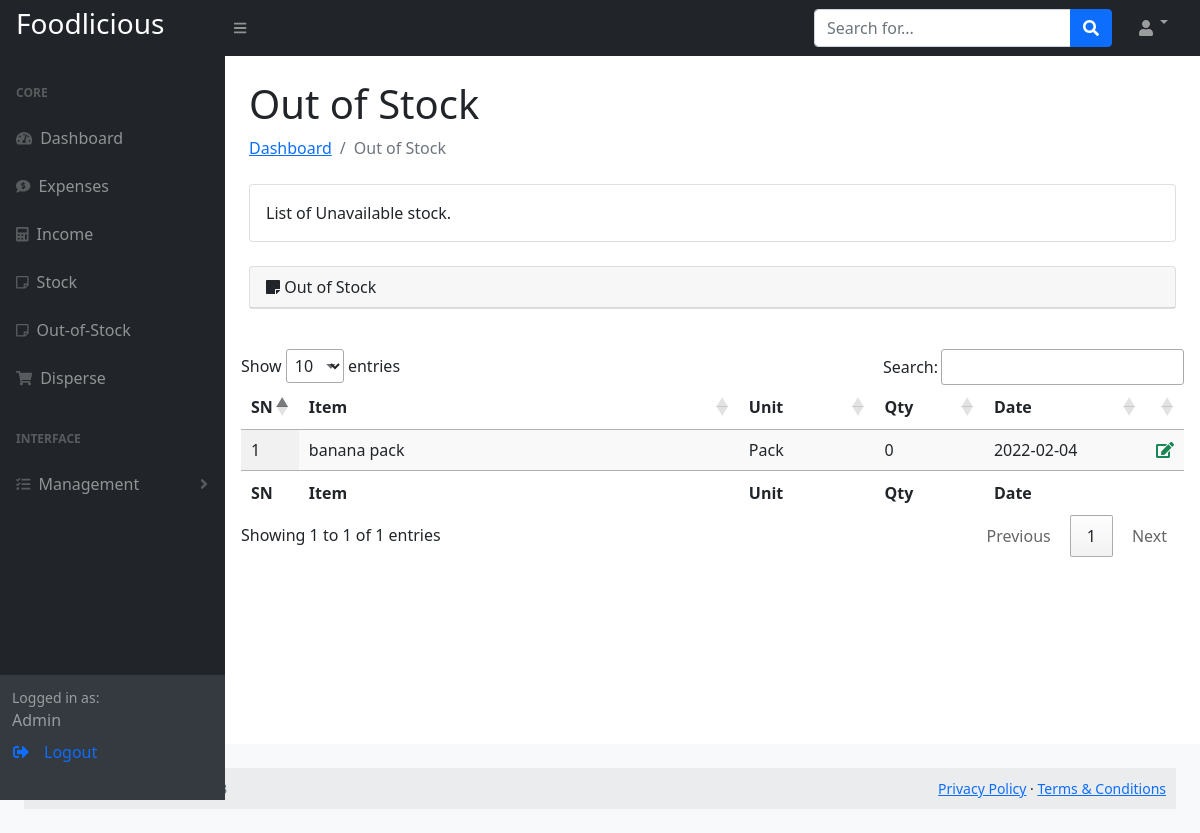
Page /out_of_stock.php (signed in) on the committed database.
### tables this page shows
CREATE TABLE `stock` (
  `id` int(11) NOT NULL,
  `item` varchar(255) DEFAULT NULL,
  `unit` varchar(200) NOT NULL DEFAULT 'None',
  `qty` int(20) DEFAULT NULL,
  `date` date DEFAULT NULL
);

### connect/conn.php (called while the page is built, shortened)
<?php
function dbconnect(){
    try{
        $servername = 'localhost';
        $username = 'root';
        $password = '';
        $con = new pdo("mysql:host=$servername; dbname=foodlicious", $username, $password);
        $con->setAttribute(PDO::ATTR_ERRMODE, PDO::ERRMODE_EXCEPTION);
        return $con;
    }catch(PDOException $e){
        echo 'Error establishing connection'. $e->getMessage();
    }
}
?>

### out_of_stock.php (the view, shortened to what this page needs)
<?php
include 'header.php';
?>
<div id="layoutSidenav_content">
                <main>
                    <div class="container-fluid px-4">
                        <h1 class="mt-4">Out of Stock</h1>
                        <ol class="breadcrumb mb-4">
                            <li class="breadcrumb-item"><a href="dashboard.php">Dashboard</a></li>
                            <li class="breadcrumb-item active">Out of Stock</li>
                        </ol>
                        <div class="card mb-4">
                            <div class="card-body">
                                List of Unavailable stock.
                            </div>
                        </div>
                        <div class="card mb-4">
                                    <div class="card-header">
                                    <i class="fa fa-sticky-note"></i>
                                    Out of Stock
                                    </div>
                                </div>
                            </div>
                            <div class="card-body">
                            <table id="example" class="display">
                                    <thead>
                                        <tr>
                                            <th width="5%">SN</th>
                                            <th width="50%">Item</th>
                                            <th width="15%">Unit</th>
                                            <th width="12%">Qty</th>
                                            <th width="18%">Date</th>
                                            <?php if($role =="Admin"){ ?>
                                            <th width="18%"></th>
                                            <?php } ?>
                                        </tr>
                                    </thead>
                                    <tfoot>
                                        <tr>
                                            <th width="5%">SN</th>
                                            <th width="50%">Item</th>
                                            <th width="15%">Unit</th>
                                            <th width="12%">Qty</th>
                                            <th width="18%">Date</th>
                                            <?php if($role =="Admin"){ ?>
                                            <th width="18%"></th>
                                            <?php } ?>
                                        </tr>
                                    </tfoot>
                                    <tbody>
                                    <?php
                                        $n=0;
                                        $query1 = "SELECT * FROM stock WHERE qty='0' ORDER BY item";
                                        $data1 = mysqli_query($connect,$query1);
                                        while($row = mysqli_fetch_assoc($data1)) {
                                            $n++;
                                            $id = $row['id'];
                                            $item = $row['item'];
                                            $unit = $row['unit'];
                                            $qty = $row['qty'];
                                            $date = $row['date'];
                                            ?>
                                        <tr>
                                            <td style="width: 3px;"><?php echo $n; ?></td>
                                            <td><?php echo $item; ?></td>
                                            <td ><?php echo $unit; ?></td>
                                            <td ><?php echo $qty; ?></td>
                                            <td><?php echo $date; ?></td>
                                            <?php
                                            if($role =="Admin"){?>
                                            <td width="3%">
                                                <a href="update-stock.php?id=<?php echo $id ?>" class="text-success"><i class="fa fa-edit"></i></a>
                                             </td>
                                <?php } } ?>
                                        </tr>
                                    </tbody>
                                </table>
                            </div>
                        </div>
                        </div>
<?php
include 'footer.php';
?>

### header.php (shortened to what this page needs)
<?php
include 'connect/conn.php';
$username = $_SESSION['username'];
$checkUSer = dbconnect()->prepare("SELECT * FROM admin WHERE username=?");
$checkUSer->execute([$username]);
$row = $checkUSer->fetch();
$role = $row['role'];
?>
<!DOCTYPE html>
<html lang="en">
    <head>
        <link rel="stylesheet" href="css/modal.css">
        <link href="css/jquery.dataTables.min.css" rel="stylesheet" />
        <link href="css/styles.css" rel="stylesheet" />
    </head>
    <body class="sb-nav-fixed">
        <nav class="sb-topnav navbar navbar-expand navbar-dark bg-dark">
            <a class="navbar-brand ps-3" href="index.html"><h3>Foodlicious</h3></a>
            <button class="btn btn-link btn-sm order-1 order-lg-0 me-4 me-lg-0" id="sidebarToggle" href="#!"><i class="fas fa-bars"></i></button>
            <form class="d-none d-md-inline-block form-inline ms-auto me-0 me-md-3 my-2 my-md-0">
                <div class="input-group">
                    <input class="form-control" type="text" placeholder="Search for..." aria-label="Search for..." aria-describedby="btnNavbarSearch" />
                    <button class="btn btn-primary" id="btnNavbarSearch" type="button"><i class="fas fa-search"></i></button>
                </div>
            </form>
            <ul class="navbar-nav ms-auto ms-md-0 me-3 me-lg-4">
                <li class="nav-item dropdown">
                    <a class="nav-link dropdown-toggle" id="navbarDropdown" href="#" role="button" data-bs-toggle="dropdown" aria-expanded="false"><i class="fas fa-user fa-fw"></i></a>
                </li>
            </ul>
        </nav>
        <div id="layoutSidenav">
            <div id="layoutSidenav_nav">
                <nav class="sb-sidenav accordion sb-sidenav-dark" id="sidenavAccordion">
                    <div class="sb-sidenav-menu">
                        <div class="nav">
                            <div class="sb-sidenav-menu-heading">Core</div>
                            <a class="nav-link" href="dashboard.php">
                                <div class="sb-nav-link-icon"><i class="fas fa-tachometer-alt"></i></div>
                                Dashboard
                            </a>
                            <a class="nav-link" href="expenses.php">
                                <div class="sb-nav-link-icon"><i class="fas fa-comment-dollar"></i></div>
                                Expenses
                            </a>
                            <a class="nav-link" href="income.php">
                                <div class="sb-nav-link-icon"><i class="fas fa-calculator"></i></div>
                                Income
                            </a>
                            <a class="nav-link" href="stock.php">
                                <div class="sb-nav-link-icon"><i class="far fa-sticky-note"></i></div>
                                Stock
                            </a>
                            <a class="nav-link" href="out_of_stock.php">
                                <div class="sb-nav-link-icon"><i class="far fa-sticky-note"></i></div>
                                Out-of-Stock
                            </a>
                            <a class="nav-link" href="disperse.php">
                                <div class="sb-nav-link-icon"><i class="fa fa-shopping-cart"></i></div>
                                Disperse
                            </a>
                            <?php
                            if ($role =="Admin") {?>
                            <div class="sb-sidenav-menu-heading">Interface</div>
                            <a class="nav-link collapsed" href="#" data-bs-toggle="collapse" data-bs-target="#collapseLayouts" aria-expanded="false" aria-controls="collapseLayouts">
                                <div class="sb-nav-link-icon"><i class="fas fa-tasks"></i></div>
                                Management
                                <div class="sb-sidenav-collapse-arrow"><i class="fas fa-angle-down"></i></div>
                            </a>
                           <?php }
                            ?>
                        </div>
                    </div>
                    <div class="sb-sidenav-footer">
                        <div class="small">Logged in as:</div>
                        <span>
                            <?php
                            echo $role;
                            ?>
                            <a class="nav-link" href="logout.php">
                                <div class="sb-nav-link-icon nav-icon"><i class="fas fa-sign-out-alt"></i></div>
                                <p>Logout</p>
                            </a>
                        </span>
                    </div>
                </nav>
            </div>

### css/modal.css (style rules this page uses)
body { font-family: Arial, Helvetica, sans-serif; font-size: 17px; line-height: 1.6; }

### rows in the picture
stock: item "banana pack", unit "Pack", qty "0", date "2022-02-04"

### other values in the picture
$role "Admin"
